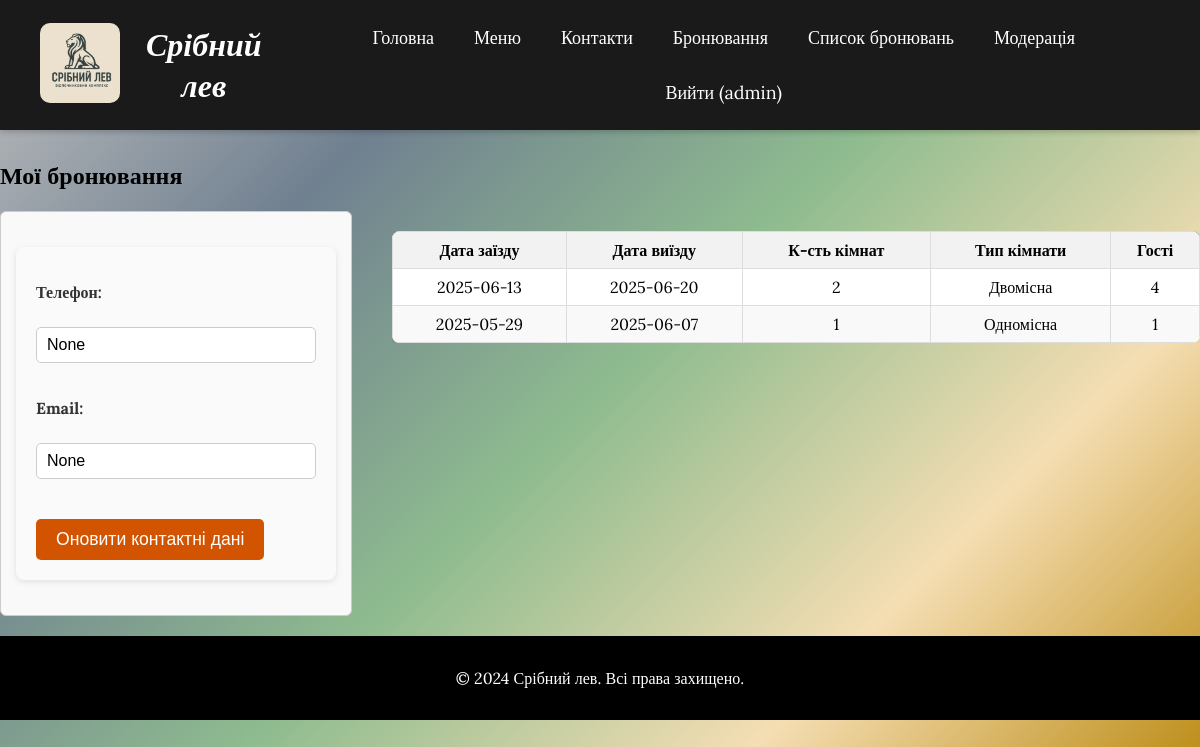
The app's page /my_bookings (signed in) with its own data.
### tables this page shows
CREATE TABLE users (
                id INTEGER PRIMARY KEY AUTOINCREMENT,
                username TEXT UNIQUE NOT NULL,
                password TEXT NOT NULL,
                is_admin INTEGER NOT NULL DEFAULT 0
            , phone TEXT, email TEXT);

CREATE TABLE reservations (
                id INTEGER PRIMARY KEY AUTOINCREMENT,
                date_from TEXT NOT NULL,
                date_to TEXT NOT NULL,
                rooms INTEGER NOT NULL,
                room_type TEXT NOT NULL,
                guests INTEGER NOT NULL,
                user_id INTEGER,
                FOREIGN KEY (user_id) REFERENCES users(id)
            );

### app.py (the view)
@app.route('/my_bookings', methods=['GET', 'POST'])
@login_required
def my_bookings():
    conn = sqlite3.connect(DB)
    c = conn.cursor()
    if request.method == 'POST':
        phone = request.form.get('phone')
        email = request.form.get('email')
        c.execute('UPDATE users SET phone = ?, email = ? WHERE id = ?', (phone, email, current_user.id))
        conn.commit()
        flash("Контактні дані оновлено", "success")
    c.execute('''
        SELECT id, date_from, date_to, rooms, room_type, guests
        FROM reservations
        WHERE user_id = ?
        ORDER BY id DESC
    ''', (current_user.id,))
    reservations = c.fetchall()
    c.execute('SELECT phone, email FROM users WHERE id = ?', (current_user.id,))
    user_data = c.fetchone()
    conn.close()
    phone = user_data[0] if user_data else None
    email = user_data[1] if user_data else None
    return render_template('my_bookings.html', reservations=reservations, phone=phone, email=email)

### app.py (called while the page is built)
def get_user_by_id(user_id):
    conn = sqlite3.connect(DB)
    c = conn.cursor()
    c.execute("SELECT id, username, is_admin FROM users WHERE id = ?", (user_id,))
    row = c.fetchone()
    conn.close()
    if row:
        return User(row[0], row[1], bool(row[2]))
    return None

@login_manager.user_loader
def load_user(user_id):
    return get_user_by_id(user_id)

### templates/my_bookings.html (shortened to what this page needs)
{% extends "base.html" %}
{% block content %}
<h2>Мої бронювання</h2>
<div class="flex-container">
  <div class="left-panel">
    <form method="post" action="{{ url_for('my_bookings') }}">
        <label for="phone">Телефон:</label><br>
        <input type="text" id="phone" name="phone" value="{{ phone }}" placeholder="Не вказано"><br><br>
        <label for="email">Email:</label><br>
        <input type="email" id="email" name="email" value="{{ email }}" placeholder="Не вказано"><br><br>
        <button type="submit">Оновити контактні дані</button>
    </form>
  </div>
  <div class="right-panel">
    {% if reservations %}
    <div class="table-container">
        <table class="booking-table">
            <thead>
                <tr>
                    <th>Дата заїзду</th>
                    <th>Дата виїзду</th>
                    <th>К-сть кімнат</th>
                    <th>Тип кімнати</th>
                    <th>Гості</th>
                </tr>
            </thead>
            <tbody>
            {% for r in reservations %}
                <tr>
                    <td>{{ r[1] }}</td>
                    <td>{{ r[2] }}</td>
                    <td>{{ r[3] }}</td>
                    <td>{{ r[4] }}</td>
                    <td>{{ r[5] }}</td>
                </tr>
            {% endfor %}
            </tbody>
        </table>
    </div>
    {% else %}
    <p>У вас поки немає бронювань.</p>
    {% endif %}
  </div>
</div>
{% endblock %}

### templates/base.html (shortened to what this page needs)
<!DOCTYPE html>
<html lang="uk">
<head>
    <link rel="stylesheet" href="{{ url_for('static', filename='style.css') }}" />
    <link rel="stylesheet" href="https://cdnjs.cloudflare.com/ajax/libs/font-awesome/6.0.0-beta3/css/all.min.css" />
</head>
<body>
<div id="page-content" class="fade-in">
    <header>
        <div class="logo-title">
            <img src="{{ url_for('static', filename='images/3ofLMZz.jpg') }}" alt="Логотип" class="logo" />
        </div>
        <div class="header-center">
            <h1 class="site-title">
                <a href="{{ url_for('index') }}" class="site-link">Срібний лев</a>
            </h1>
        </div>
        <nav>
            <a href="{{ url_for('index') }}">Головна</a>
            <a href="{{ url_for('menu') }}">Меню</a>
            <a href="{{ url_for('contacts') }}">Контакти</a>
            <a href="{{ url_for('reservation') }}">Бронювання</a>
            {% if current_user.is_authenticated %}
                {% if current_user.is_admin %}
                    <a href="{{ url_for('bookings') }}">Список бронювань</a>
                    <a href="{{ url_for('moderate_reviews') }}">Модерація</a>
                {% else %}
                    <a href="{{ url_for('my_bookings') }}">Мої бронювання</a>
                {% endif %}
                <a href="{{ url_for('logout') }}">Вийти ({{ current_user.username }})</a>
            {% else %}
                <a href="{{ url_for('login') }}">Увійти</a>
            {% endif %}
        </nav>
    </header>
    <main>
        {% block content %}{% endblock %}
    </main>
    <footer>
        <p>&copy; 2024 Срібний лев. Всі права захищено.</p>
    </footer>
</div>
</body>
</html>

### static/style.css (style rules this page uses)
body { font-family: Arial, sans-serif; margin: 0; padding: 0; background-color: #f4f4f4; }
header { position: fixed; top: 0; left: 0; width: 100%; z-index: 1000; display: flex; align-items: center; justify-content: space-between; padding: 20px 40px; background-color: #1a1a1a; color: white; box-shadow: 0 2px 6px rgba(0, 0, 0, 0.2); box-sizing: border-box; overflow-x: hidden; }
.logo-title { position: static; }
.logo { width: 80px; height: auto; border-radius: 10px; }
.header-center { flex-grow: 1; text-align: center; }
.site-title { margin: 0; font-size: 2rem; }
nav { display: flex; justify-content: center; gap: 20px; flex-wrap: wrap; }
nav a { color: white; text-decoration: none; font-size: 18px; padding: 6px 10px; border-radius: 4px; transition: background-color 0.3s, color 0.3s; }
footer { background-color: #1a1a1a; color: white; text-align: center; padding: 10px; margin-top: 20px; }
form { max-width: 400px; margin: 20px auto; padding: 20px; background-color: #fafafa; border-radius: 8px; box-shadow: 0 2px 6px rgba(0,0,0,0.1); }
form label { display: block; margin-top: 15px; font-weight: bold; color: #333; }
form input { width: 100%; padding: 8px 10px; margin-top: 5px; border: 1px solid #ccc; border-radius: 5px; box-sizing: border-box; font-size: 1rem; }
form button { margin-top: 20px; padding: 10px 20px; background-color: #d35400; color: white; border: none; border-radius: 5px; font-size: 1.1rem; cursor: pointer; transition: background-color 0.3s ease; }
main { padding-top: 80px; }
html, body { margin: 0; padding: 0; min-height: 100vh; display: flex; flex-direction: column; }
footer { background-color: #000; color: white; text-align: center; padding: 10px 0; width: 100%; }
.table-container { overflow-x: auto; margin-top: 20px; }
.booking-table { width: 100%; border-collapse: collapse; font-size: 1rem; background-color: #fff; border-radius: 8px; overflow: hidden; box-shadow: 0 2px 10px rgba(0,0,0,0.05); }
.booking-table thead { background-color: #1a1a1a; color: #fff; }
.booking-table th, .booking-table td { padding: 12px 16px; text-align: center; border-bottom: 1px solid #ddd; }
.booking-table tbody tr:nth-child(even) { background-color: #f9f9f9; }
html, body { margin: 0; padding: 0; height: 100%; overflow-x: hidden; }
body { background: linear-gradient(135deg, #c0c0c0, #708090, #8fbc8f, #f5deb3, #b8860b ); }
.booking-table th { background-color: #fff; color: #000; font-weight: bold; border: 1px solid #ddd; padding: 8px; text-align: center; }

### templates/base.html (style rules this page uses)
html, body { height: 100%; margin: 0; }
body { font-family: 'Lora', serif; }
main { padding-top: 140px; }
footer { background-color: black; color: white; text-align: center; padding: 1em 0; width: 100%; }
.site-title { font-family: 'Lora', serif; font-weight: 600; font-style: italic; }
.site-link { color: inherit; text-decoration: none; }
.fade-in { animation: fadeIn 0.0s ease forwards; opacity: 0; }

### templates/my_bookings.html (style rules this page uses)
.flex-container { display: flex; gap: 40px; align-items: flex-start; margin-top: 20px; }
.left-panel { flex: 0 0 320px; padding: 15px; border: 1px solid #ccc; border-radius: 6px; background-color: #f9f9f9; }
.right-panel { flex: 1; overflow-x: auto; }
.booking-table { width: 100%; border-collapse: collapse; }
.booking-table th, .booking-table td { border: 1px solid #ddd; padding: 8px; text-align: center; }
.booking-table th { background-color: #f2f2f2; }

### records on screen
users: username "admin"
reservations: date_from "2025-06-13", date_to "2025-06-20", rooms "2", room_type "Двомісна", guests "4"
reservations: date_from "2025-05-29", date_to "2025-06-07", rooms "1", room_type "Одномісна", guests "1"
